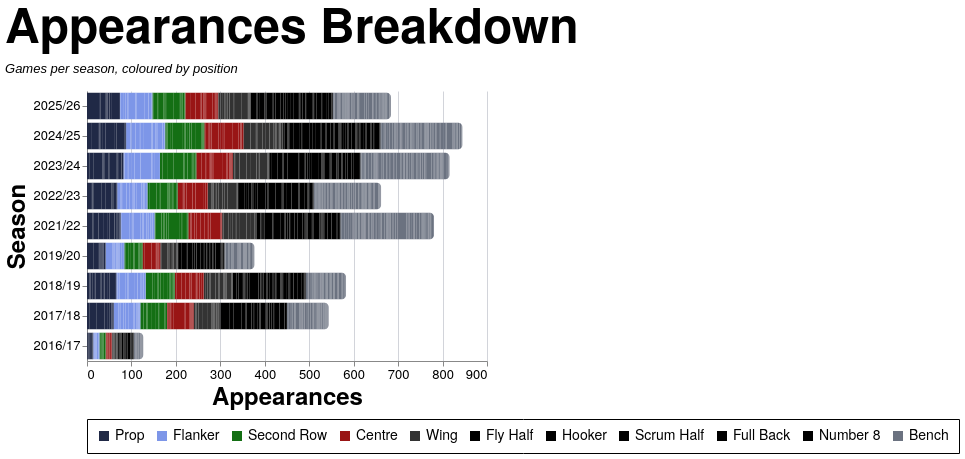

The Vega-Lite source for this figure:
### Vega-Lite specification from a JSON file in a GitHub repository (floating-point values rounded to 4 significant figures; data arrays with more than 128 entries replaced by an {"elided": "..."} marker saying what was removed)
{"config": {"axis": {"labelFont": "PT Sans Narrow, Helvetica Neue, Helvetica, Arial, sans-serif", "titleFont": "PT Sans Narrow, Helvetica Neue, Helvetica, Arial, sans-serif", "labelFontSize": 13, "titleFontSize": 24, "gridColor": "#202947", "gridOpacity": 0.2, "zindex": 1}, "text": {"font": "Lato, sans-serif"}, "bar": {"cornerRadiusEnd": 5}, "header": {"labelFont": "PT Sans Narrow, Helvetica Neue, Helvetica, Arial, sans-serif", "titleFont": "PT Sans Narrow, Helvetica Neue, Helvetica, Arial, sans-serif", "labelFontSize": 24, "titleFontSize": 28, "labelFontWeight": "bold", "orient": "left"}, "legend": {"labelFont": "PT Sans Narrow, Helvetica Neue, Helvetica, Arial, sans-serif", "titleFont": "PT Sans Narrow, Helvetica Neue, Helvetica, Arial, sans-serif", "labelFontSize": 14, "titleFontSize": 16, "titlePadding": 5, "fillColor": "white", "strokeColor": "black", "padding": 10, "titleFontWeight": "lighter", "titleFontStyle": "italic", "titleColor": "gray", "offset": 10}, "title": {"font": "PT Sans Narrow, Helvetica Neue, Helvetica, Arial, sans-serif", "fontSize": 48, "fontWeight": "bold", "anchor": "start", "align": "center", "titlePadding": 20, "subtitlePadding": 10, "subtitleFontSize": 13, "subtitleColor": "", "subtitleFontStyle": "italic", "offset": 15, "color": "black"}, "axisX": {"labelAngle": 0}, "facet": {"title": null, "header": null, "align": {"row": "each", "column": "each"}}, "resolve": {"scale": {"y": "independent", "facet": "independent"}}, "background": "transparent", "scale": {"offsetBandPaddingOuter": 0.2, "offsetBandPaddingInner": 0.1}, "view": {"stroke": null, "background": "transparent"}}, "data": {"name": "data-a10d4bf3722082657e7c8cb666500079"}, "mark": {"type": "bar"}, "encoding": {"color": {"field": "color_value", "legend": {"orient": "bottom", "title": null}, "scale": {"domain": ["Prop", "Flanker", "Second Row", "Centre", "Wing", "Fly Half", "Hooker", "Scrum Half", "Full Back", "Number 8", "Bench"], "range": ["#202946", "#7d96e8", "#146f14", "#991515", "#333333", "#000000", "#000000", "#000000", "#000000", "#000000", "#6b7280"]}, "type": "nominal"}, "order": {"field": "stack_order", "type": "quantitative"}, "tooltip": [{"field": "player", "title": "Player", "type": "nominal"}, {"field": "season", "title": "Season", "type": "nominal"}, {"field": "color_value", "title": "Position", "type": "nominal"}, {"aggregate": "sum", "field": "apps", "title": "Appearances", "type": "quantitative"}], "x": {"aggregate": "sum", "field": "apps", "title": "Appearances", "type": "quantitative"}, "y": {"field": "season", "sort": {"field": "season_sort", "op": "max", "order": "descending"}, "title": "Season", "type": "nominal"}}, "height": {"step": 30}, "title": {"text": "Appearances Breakdown", "subtitle": "Games per season, coloured by position"}, "width": 400, "$schema": "https://vega.github.io/schema/vega-lite/v5.20.1.json", "datasets": {"data-a10d4bf3722082657e7c8cb666500079": {"elided": "2502 records"}}}
